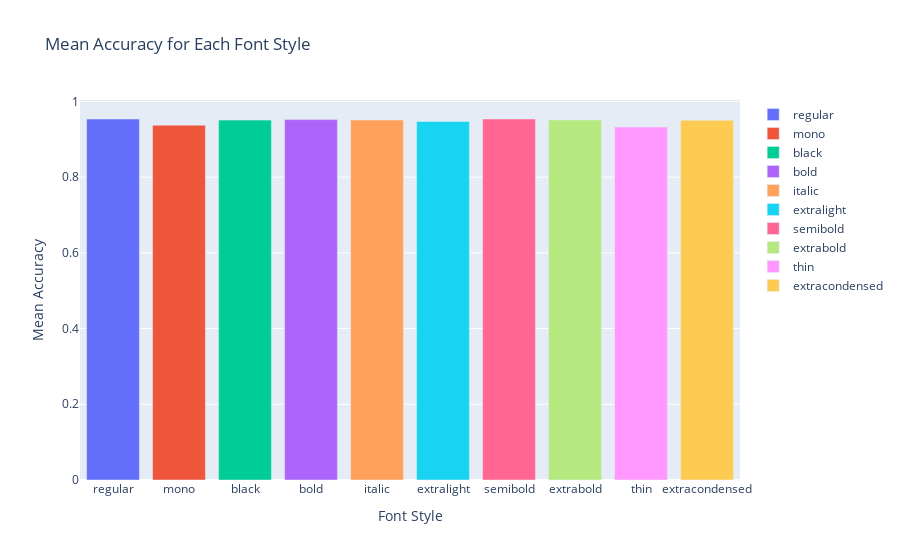

Notebook source saved alongside this figure:
### Code cell
font_styles = list(df.columns[3:])

fig = go.Figure()

for style in font_styles:
    filtered_data = df[df[style]]
    mean_accuracy = filtered_data["accuracy"].mean()
    fig.add_trace(go.Bar(x=[style], y=[mean_accuracy], name=style))

fig.update_layout(title="Mean Accuracy for Each Font Style",
                  xaxis_title="Font Style",
                  yaxis_title="Mean Accuracy")

fig.show()

### Figure 1 — Plotly figure (JSON) as saved in the notebook; plotly's stock layout.template omitted (floating-point values rounded to 4 significant figures)
{"data": [{"name": "regular", "type": "bar", "x": ["regular"], "y": [0.9535]}, {"name": "mono", "type": "bar", "x": ["mono"], "y": [0.9373]}, {"name": "black", "type": "bar", "x": ["black"], "y": [0.9507]}, {"name": "bold", "type": "bar", "x": ["bold"], "y": [0.9519]}, {"name": "italic", "type": "bar", "x": ["italic"], "y": [0.9509]}, {"name": "extralight", "type": "bar", "x": ["extralight"], "y": [0.947]}, {"name": "semibold", "type": "bar", "x": ["semibold"], "y": [0.9536]}, {"name": "extrabold", "type": "bar", "x": ["extrabold"], "y": [0.9511]}, {"name": "thin", "type": "bar", "x": ["thin"], "y": [0.9323]}, {"name": "extracondensed", "type": "bar", "x": ["extracondensed"], "y": [0.9504]}], "layout": {"title": {"text": "Mean Accuracy for Each Font Style"}, "xaxis": {"title": {"text": "Font Style"}}, "yaxis": {"title": {"text": "Mean Accuracy"}}}}
